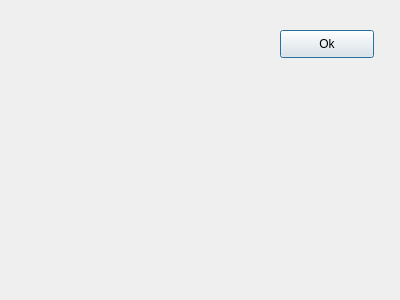
<?xml version="1.0" encoding="UTF-8"?>
<ui version="4.0">
 <class>Seismic</class>
 <widget class="QDialog" name="Seismic">
  <property name="geometry">
   <rect>
    <x>0</x>
    <y>0</y>
    <width>400</width>
    <height>300</height>
   </rect>
  </property>
  <property name="windowTitle">
   <string>Dialog</string>
  </property>
  <widget class="QPushButton" name="okBtn">
   <property name="geometry">
    <rect>
     <x>280</x>
     <y>30</y>
     <width>94</width>
     <height>28</height>
    </rect>
   </property>
   <property name="text">
    <string>Ok</string>
   </property>
  </widget>
 </widget>
 <resources/>
 <connections/>
</ui>
